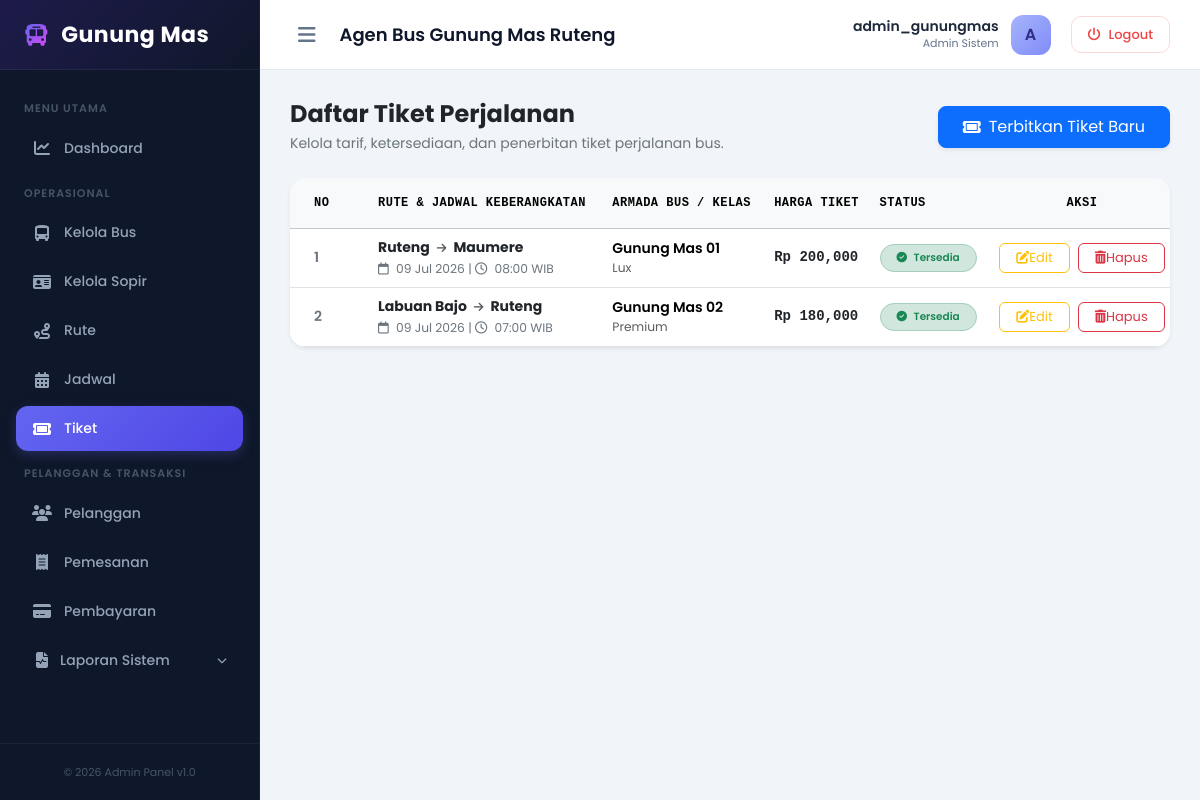
Screenshot of /dashboard/tiket/ (signed in) with the database file from the repository.
### core/models.py (models this page shows, shortened)
class Tiket(models.Model):
    id_tiket = models.AutoField(primary_key=True)
    jadwal = models.ForeignKey(Jadwal, on_delete=models.CASCADE, db_column='id_jadwal')
    harga_tiket = models.DecimalField(max_digits=10, decimal_places=0) # Contoh: 180000
    status = models.CharField(max_length=20, default='Tersedia') # Tersedia, Habis

class Jadwal(models.Model):
    id_jadwal = models.AutoField(primary_key=True)
    bus = models.ForeignKey(Bus, on_delete=models.CASCADE, db_column='id_bus')
    rute = models.ForeignKey(Rute, on_delete=models.CASCADE, db_column='id_rute')
    tanggal_berangkat = models.DateField()
    jam_berangkat = models.TimeField()
    jam_tiba = models.TimeField()

class Rute(models.Model):
    id_rute = models.AutoField(primary_key=True)
    kota_asal = models.CharField(max_length=50)
    kota_tujuan = models.CharField(max_length=50)
    jarak = models.CharField(max_length=20, blank=True, null=True)
    def __str__(self):
        return f"{self.kota_asal} - {self.kota_tujuan}"

class Bus(models.Model):
    id_bus = models.AutoField(primary_key=True)
    nama_bus = models.CharField(max_length=50) # Contoh: Gunung Mas 01
    nomor_polisi = models.CharField(max_length=15)
    kapasitas = models.IntegerField() # Lux: 8, Premium: 8, Std: 10
    tipe_bus = models.CharField(max_length=20) # Lux, Premium, Std
    foto = models.ImageField(upload_to='bus_photos/', blank=True, null=True)
    sopir = models.OneToOneField('Sopir', on_delete=models.SET_NULL, null=True, blank=True, db_column='id_sopir')

### core/views.py (the view)
# urls.py: path('dashboard/tiket/', views.tiket_index, name='tiket_index'),
def tiket_index(request):
    if 'admin_id' not in request.session:
        return redirect('login')
    semua_tiket = Tiket.objects.all().select_related('jadwal__rute', 'jadwal__bus').order_by('-id_tiket')
    context = {
        'username': request.session.get('admin_username'),
        'semua_tiket': semua_tiket
    }
    return render(request, 'core/tiket/index.html', context)

### core/templates/core/tiket/index.html (shortened to what this page needs)
{% extends 'core/base_dashboard.html' %}
{% load humanize %}
{% block content %}
<div class="d-flex flex-column flex-md-row justify-content-between align-items-start align-items-md-center mb-4 gap-3">
    <div>
        <h4 class="fw-bold text-dark mb-1">Daftar Tiket Perjalanan</h4>
        <p class="text-secondary small mb-0">Kelola tarif, ketersediaan, dan penerbitan tiket perjalanan bus.</p>
    </div>
    <a href="{% url 'tiket_add' %}" class="btn btn-primary px-4 py-2 rounded-3 shadow-sm d-flex align-items-center gap-2">
        <i class="fa-solid fa-ticket"></i> Terbitkan Tiket Baru
    </a>
</div>
<div class="card border-0 shadow-sm rounded-4 overflow-hidden">
    <div class="card-body p-0">
        <div class="table-responsive">
            <table class="table table-hover align-middle mb-0" style="min-width: 900px;">
                <thead class="table-light text-secondary font-monospace" style="font-size: 12px; letter-spacing: 0.5px;">
                    <tr>
                        <th class="py-3 ps-4" style="width: 80px;">NO</th>
                        <th class="py-3">RUTE & JADWAL KEBERANGKATAN</th>
                        <th class="py-3">ARMADA BUS / KELAS</th>
                        <th class="py-3">HARGA TIKET</th>
                        <th class="py-3">STATUS</th>
                        <th class="py-3 pe-4 text-center" style="width: 200px;">AKSI</th>
                    </tr>
                </thead>
                <tbody class="text-dark" style="font-size: 14px;">
                    {% if semua_tiket %}
                        {% for t in semua_tiket %}
                            <tr>
                                <td class="ps-4 fw-semibold text-secondary">{{ forloop.counter }}</td>
                                <td>
                                    <div class="fw-bold text-dark">
                                        {{ t.jadwal.rute.kota_asal }} <i class="fa-solid fa-arrow-right mx-1 text-muted" style="font-size: 11px;"></i> {{ t.jadwal.rute.kota_tujuan }}
                                    </div>
                                    <small class="text-secondary">
                                        <i class="fa-regular fa-calendar me-1"></i> {{ t.jadwal.tanggal_berangkat|date:"d M Y" }} |
                                        <i class="fa-regular fa-clock me-1"></i> {{ t.jadwal.jam_berangkat|time:"H:i" }} WIB
                                    </small>
                                </td>
                                <td>
                                    <span class="fw-semibold text-indigo">{{ t.jadwal.bus.nama_bus }}</span>
                                    <div class="small text-muted">{{ t.jadwal.bus.tipe_bus }}</div>
                                </td>
                                <td class="fw-bold text-dark font-monospace">
                                    Rp {{ t.harga_tiket|intcomma }}
                                </td>
                                <td>
                                    {% if t.status == 'Tersedia' %}
                                        <span class="badge rounded-pill bg-success-subtle text-success px-3 py-2 border border-success-subtle fw-semibold">
                                            <i class="fa-solid fa-circle-check me-1"></i> Tersedia
                                        </span>
                                    {% else %}
                                        <span class="badge rounded-pill bg-danger-subtle text-danger px-3 py-2 border border-danger-subtle fw-semibold">
                                            <i class="fa-solid fa-circle-xmark me-1"></i> Habis
                                        </span>
                                    {% endif %}
                                </td>
                                <td class="pe-4 text-center">
                                    <div class="d-flex justify-content-center gap-2">
                                        <a href="{% url 'tiket_edit' t.id_tiket %}" class="btn btn-sm btn-outline-warning px-3 rounded-2 d-flex align-items-center gap-1.5" style="font-size: 13px;">
                                            <i class="fa-solid fa-pen-to-square"></i> Edit
                                        </a>
                                        <form action="{% url 'tiket_delete' t.id_tiket %}" method="POST" class="delete-form d-inline-block">
                                            <button type="button" class="btn btn-sm btn-outline-danger px-3 rounded-2 delete-btn d-flex align-items-center gap-1.5" style="font-size: 13px;" data-name="Tiket #{{ t.id_tiket }} untuk rute {{ t.jadwal.rute }} seharga Rp {{ t.harga_tiket|floatformat:'0' }}">
                                                <i class="fa-solid fa-trash-can"></i> Hapus
                                            </button>
                                        </form>
                                    </div>
                                </td>
                            </tr>
                        {% endfor %}
                    {% endif %}
                </tbody>
            </table>
        </div>
    </div>
</div>
{% endblock %}

### core/templates/core/base_dashboard.html (style rules this page uses)
:root { --sidebar-width: 260px; --navbar-height: 70px; --primary-color: #4f46e5; --primary-hover: #4338ca; --dark-navy: #0f172a; --slate-gray: #f8fafc; --border-color: #e2e8f0; }
body { font-family: 'Poppins', sans-serif; background-color: #f1f5f9; color: #1e293b; min-height: 100vh; overflow-x: hidden; }

### rows the page displays
Tiket: jadwal.rute.kota_asal "Ruteng", jadwal.rute.kota_tujuan "Maumere", jadwal.tanggal_berangkat "09 Jul 2026", jadwal.jam_berangkat "08:00", jadwal.bus.nama_bus "Gunung Mas 01", jadwal.bus.tipe_bus "Lux", harga_tiket "200,000", status "Tersedia" (drawn)
Tiket: jadwal.rute.kota_asal "Labuan Bajo", jadwal.rute.kota_tujuan "Ruteng", jadwal.tanggal_berangkat "09 Jul 2026", jadwal.jam_berangkat "07:00", jadwal.bus.nama_bus "Gunung Mas 02", jadwal.bus.tipe_bus "Premium", harga_tiket "180,000", status "Tersedia" (drawn)

### other values shown
{{ request.session.admin_username }} "admin_gunungmas"
{{ request.session.admin_username|slice:":1"|upper }} "A"
